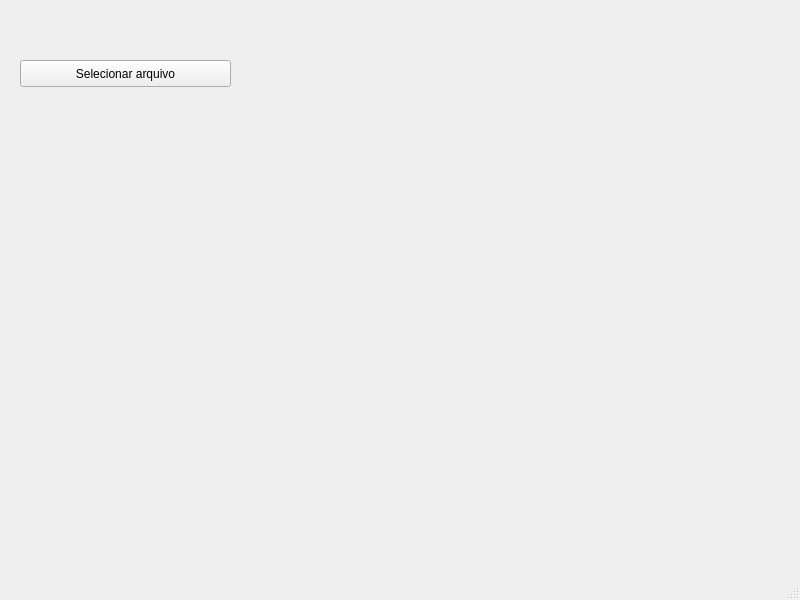
<?xml version="1.0" encoding="UTF-8"?>
<ui version="4.0">
 <class>MainWindow</class>
 <widget class="QMainWindow" name="MainWindow">
  <property name="geometry">
   <rect>
    <x>0</x>
    <y>0</y>
    <width>800</width>
    <height>600</height>
   </rect>
  </property>
  <property name="windowTitle">
   <string>MainWindow</string>
  </property>
  <widget class="QWidget" name="centralwidget">
   <widget class="QPushButton" name="btn_selecionar_arquivo">
    <property name="geometry">
     <rect>
      <x>20</x>
      <y>60</y>
      <width>211</width>
      <height>27</height>
     </rect>
    </property>
    <property name="text">
     <string>Selecionar arquivo</string>
    </property>
   </widget>
  </widget>
  <widget class="QMenuBar" name="menubar">
   <property name="geometry">
    <rect>
     <x>0</x>
     <y>0</y>
     <width>800</width>
     <height>24</height>
    </rect>
   </property>
  </widget>
  <widget class="QStatusBar" name="statusbar"/>
 </widget>
 <resources/>
 <connections/>
</ui>
